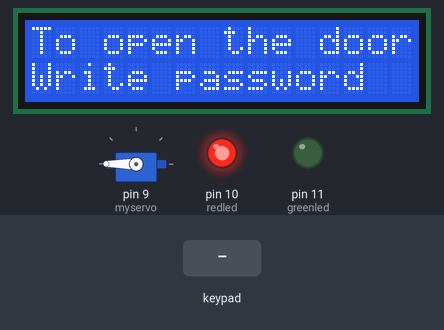
The sketch below on a simulated Arduino Uno, built with avr-gcc and run on an emulated ATmega328P. On the bench: servo, 16×2 character LCD, output pins drawn as LEDs (lit = HIGH). The inputs (shaded band) are chosen by the test bench.

Above: at 1.2 s.
1.3 s: keypad keys 4 5 6 7 * pressed 0.4 s apart
At 4.6 s:
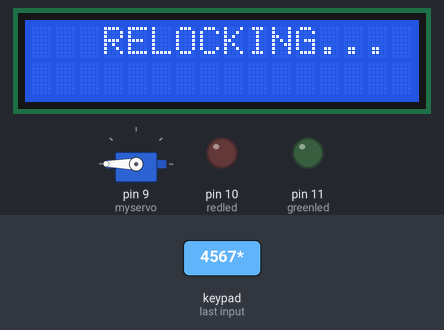
4.8 s: keypad keys 1 2 3 4 pressed 0.4 s apart
At 8.0 s:
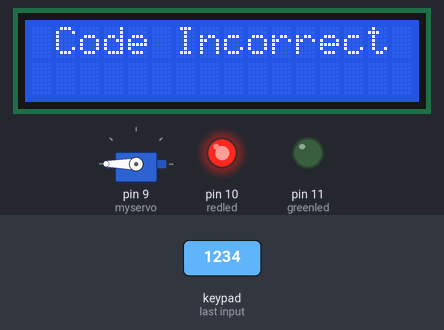
9.4 s: key '1' pressed
At 9.9 s:
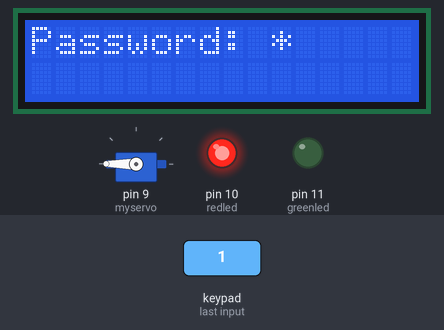
10.9 s: key '2' pressed
At 11.4 s:
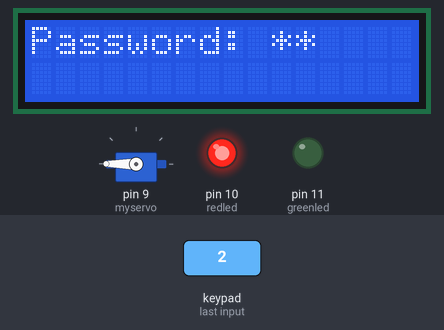
Timing chart, 0 to 13.4 s (numbered marks = the images above; inputs shaded):
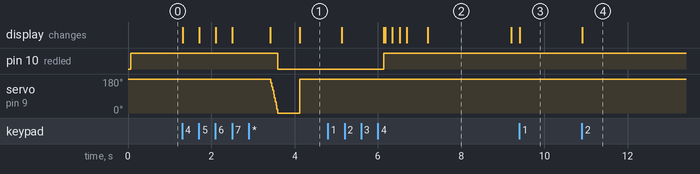

Measured:
- after the input at 1.3 s, pin 10 (redled): HIGH → LOW after 2.3 s; the display: first changes at once (image 1 shows a later state)
- after the input at 4.8 s, the display: first differs from a run without the input after 1.4 s (image 2 shows a later state)
- after the input at 9.4 s, the display: changes at once (image 3)
- after the input at 10.9 s, the display: changes at once (image 4)
- what the display in image 2 shows lasts 2.0 s, from 7.2 s to 9.2 s

The sketch:

Arduino_code.ino
```cpp
#include <Keypad.h>
#include <String.h>
#include <LiquidCrystal.h>
#include <Servo.h>
Servo myservo;
int pos=0; // LCD Connections

LiquidCrystal lcd(A0,A1,A2,A3,A4,A5);
const byte rows=4;
const byte cols=3;

char key[rows][cols]= {  //Creating keypad
  {'1','2','3'},
  {'4','5','6'},
  {'7','8','9'},
  {'*','0','#'}
};

byte rowPins[rows]= {1,2,3,4}; //Defining key row
byte colPins[cols]= {5,6,7};   //Defining key columns

Keypad keypad= Keypad(makeKeymap(key),rowPins,colPins,rows,cols);

String password="4567";        //Setting password
int currentposition=0;         //current posistion used for returning starting position
int redled=10;                 //Setting led to 10th pin
int greenled=11;               //Setting led to 11th pin
String epass = "";             //Password that we get from keypad keys
bool kapi=false;               //Status of gate

void setup() {

  displayscreen();
  Serial.begin(9600);
  pinMode(redled, OUTPUT);
  pinMode(greenled, OUTPUT);
  myservo.attach(9);           //Servo attached to 9th pin
  myservo.write(180);
  lcd.begin(16,2);

}

void loop() {

  if(kapi==false){             //This used for starting the simulation as door closed
    pirsensor();

  if(currentposition==0) {
    displayscreen();
  }

  int l ;
  char code=keypad.getKey();   //Getting digits from keypad

  if(code!=NO_KEY) {
    epass = epass + code;
    lcd.clear();
    lcd.setCursor(0,0);
    lcd.print("Password:");
    lcd.setCursor(10,0);
    for(l=0; l<=currentposition; ++l) {

      lcd.print("*");
    }
    ++currentposition;

  if(epass.length()==4){         //If the pressed number of digits equals to 4 it checks for the correctness

    if (epass[0]==password[0]&&epass[1]==password[1]&&epass[2]==password[2]&&epass[3]==password[3]) // Compares the password and pressed password digit by digit
    {
        kapi=true;
        unlockdoor();
        currentposition=0;
        epass="";
    }

    else {                       //If the pressed password is wrong
      incorrect();
      currentposition=0;
      epass="";
    }
}

  }
}

  else{                        //If the gate is open
    char code=keypad.getKey();
        if(code=='*'){
           kapi=false;
           lcd.clear();
           lcd.setCursor(3,0);
           lcd.print("RELOCKING...");
           for(pos = 0; pos <= 180; pos +=5) { // goes from 0 degrees to 180 degrees
           myservo.write(pos);                 // tells servo to go to position in variable "pos"

  }
         delay(1000);
         lcd.clear();
         lcd.setCursor(6,0);
         lcd.print("LOCKED");
         delay(1000);

           displayscreen();
           currentposition=0;

        }
    }
}
//Loop Ends//

//***pirsensor function***//

void pirsensor(){
   int pirState=digitalRead(0);

  if(pirState==LOW){                   //Motion off
        digitalWrite(greenled,LOW);
        digitalWrite(redled, HIGH);
  }
  else if(pirState==HIGH){             //Motion on
        digitalWrite(greenled,HIGH);
        digitalWrite(redled,LOW);
  }
}


//***Unlockdoor function***//

void unlockdoor() {
  delay(900);
  lcd.clear();
  lcd.setCursor(1,0);
  lcd.print("Access Granted");
  lcd.setCursor(5,1);
  lcd.println("Welcome");

  for(pos = 180; pos>=0; pos-=5) {  // Goes from 180 degrees to 0 degrees
    myservo.write(pos);             // Tells servo to go to position in variable "pos"
    delay(5);
  }

  digitalWrite(greenled,LOW);
  digitalWrite(redled, LOW);
  delay(500);

}


//***Incorrect function***//

void incorrect() {              //If the pressed password is wrong this function will be executed
  delay(500);
  lcd.clear();
  lcd.setCursor(1,0);
  lcd.print("Code");
  lcd.setCursor(6,0);
  lcd.print("Incorrect");
  lcd.setCursor(15,1);
  lcd.println(" ");

  delay(2000);
  lcd.clear();

  displayscreen();
}

//***displayscreen function***//

void displayscreen() {            //Starting screen
lcd.setCursor(0,1);
lcd.println("Write password");
lcd.setCursor(0,0);
lcd.println("To open the door");
}
```
